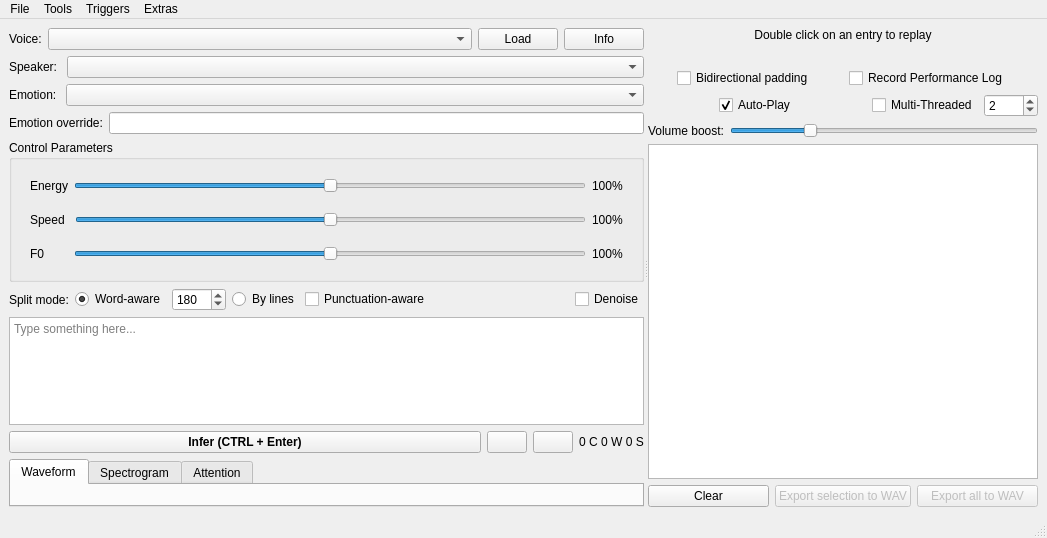
<?xml version="1.0" encoding="UTF-8"?>
<ui version="4.0">
 <class>MainWindow</class>
 <widget class="QMainWindow" name="MainWindow">
  <property name="geometry">
   <rect>
    <x>0</x>
    <y>0</y>
    <width>1047</width>
    <height>538</height>
   </rect>
  </property>
  <property name="windowTitle">
   <string>MainWindow</string>
  </property>
  <widget class="QWidget" name="centralwidget">
   <layout class="QVBoxLayout" name="verticalLayout_4">
    <item>
     <widget class="QSplitter" name="splitter">
      <property name="orientation">
       <enum>Qt::Horizontal</enum>
      </property>
      <widget class="QWidget" name="layoutWidget">
       <layout class="QVBoxLayout" name="verticalLayout" stretch="0,0">
        <item>
         <layout class="QVBoxLayout" name="verticalLayout_7">
          <item>
           <layout class="QHBoxLayout" name="horizontalLayout_2">
            <item>
             <widget class="QLabel" name="label_3">
              <property name="sizePolicy">
               <sizepolicy hsizetype="Maximum" vsizetype="Preferred">
                <horstretch>0</horstretch>
                <verstretch>0</verstretch>
               </sizepolicy>
              </property>
              <property name="text">
               <string>Voice:</string>
              </property>
             </widget>
            </item>
            <item>
             <widget class="QComboBox" name="cbModels"/>
            </item>
            <item>
             <widget class="QPushButton" name="btnLoad">
              <property name="sizePolicy">
               <sizepolicy hsizetype="Maximum" vsizetype="Fixed">
                <horstretch>0</horstretch>
                <verstretch>0</verstretch>
               </sizepolicy>
              </property>
              <property name="text">
               <string>Load</string>
              </property>
             </widget>
            </item>
            <item>
             <widget class="QPushButton" name="btnLoadInfo">
              <property name="sizePolicy">
               <sizepolicy hsizetype="Maximum" vsizetype="Fixed">
                <horstretch>0</horstretch>
                <verstretch>0</verstretch>
               </sizepolicy>
              </property>
              <property name="toolTip">
               <string>See the information of this model, including description and characteristics</string>
              </property>
              <property name="text">
               <string>Info</string>
              </property>
             </widget>
            </item>
           </layout>
          </item>
          <item>
           <layout class="QHBoxLayout" name="horizontalLayout_9">
            <item>
             <widget class="QLabel" name="lblSpeaker">
              <property name="sizePolicy">
               <sizepolicy hsizetype="Maximum" vsizetype="Preferred">
                <horstretch>0</horstretch>
                <verstretch>0</verstretch>
               </sizepolicy>
              </property>
              <property name="text">
               <string>Speaker: </string>
              </property>
             </widget>
            </item>
            <item>
             <widget class="QComboBox" name="cbSpeaker"/>
            </item>
           </layout>
          </item>
          <item>
           <layout class="QHBoxLayout" name="horizontalLayout_10">
            <item>
             <widget class="QLabel" name="lblEmotions">
              <property name="sizePolicy">
               <sizepolicy hsizetype="Maximum" vsizetype="Preferred">
                <horstretch>0</horstretch>
                <verstretch>0</verstretch>
               </sizepolicy>
              </property>
              <property name="text">
               <string>Emotion: </string>
              </property>
             </widget>
            </item>
            <item>
             <widget class="QComboBox" name="cbEmotions">
              <property name="editable">
               <bool>false</bool>
              </property>
             </widget>
            </item>
           </layout>
          </item>
          <item>
           <layout class="QHBoxLayout" name="horizontalLayout">
            <item>
             <widget class="QLabel" name="lblEmotionOvr">
              <property name="text">
               <string>Emotion override:</string>
              </property>
             </widget>
            </item>
            <item>
             <widget class="QLineEdit" name="edtEmotionOvr"/>
            </item>
           </layout>
          </item>
          <item>
           <widget class="QGroupBox" name="grpFs2Params">
            <property name="sizePolicy">
             <sizepolicy hsizetype="Preferred" vsizetype="Minimum">
              <horstretch>0</horstretch>
              <verstretch>4</verstretch>
             </sizepolicy>
            </property>
            <property name="title">
             <string>Control Parameters</string>
            </property>
            <layout class="QVBoxLayout" name="verticalLayout_5">
             <property name="spacing">
              <number>1</number>
             </property>
             <property name="sizeConstraint">
              <enum>QLayout::SetMinimumSize</enum>
             </property>
             <item>
              <widget class="QWidget" name="SubEnergy_2" native="true">
               <property name="sizePolicy">
                <sizepolicy hsizetype="Preferred" vsizetype="Minimum">
                 <horstretch>0</horstretch>
                 <verstretch>0</verstretch>
                </sizepolicy>
               </property>
               <layout class="QHBoxLayout" name="SubEnergy">
                <item>
                 <widget class="QLabel" name="label">
                  <property name="text">
                   <string>Energy</string>
                  </property>
                 </widget>
                </item>
                <item>
                 <widget class="QSlider" name="sliEnergy">
                  <property name="maximum">
                   <number>200</number>
                  </property>
                  <property name="value">
                   <number>100</number>
                  </property>
                  <property name="orientation">
                   <enum>Qt::Horizontal</enum>
                  </property>
                 </widget>
                </item>
                <item>
                 <widget class="QLabel" name="lblEnergyShow">
                  <property name="text">
                   <string>100%</string>
                  </property>
                 </widget>
                </item>
               </layout>
              </widget>
             </item>
             <item>
              <widget class="QWidget" name="widget" native="true">
               <property name="sizePolicy">
                <sizepolicy hsizetype="Preferred" vsizetype="Minimum">
                 <horstretch>0</horstretch>
                 <verstretch>0</verstretch>
                </sizepolicy>
               </property>
               <layout class="QHBoxLayout" name="horizontalLayout_4">
                <item>
                 <widget class="QLabel" name="label_2">
                  <property name="text">
                   <string>Speed </string>
                  </property>
                 </widget>
                </item>
                <item>
                 <widget class="QSlider" name="sliSpeed">
                  <property name="maximum">
                   <number>200</number>
                  </property>
                  <property name="value">
                   <number>100</number>
                  </property>
                  <property name="orientation">
                   <enum>Qt::Horizontal</enum>
                  </property>
                 </widget>
                </item>
                <item>
                 <widget class="QLabel" name="lblSpeedShow">
                  <property name="text">
                   <string>100%</string>
                  </property>
                 </widget>
                </item>
               </layout>
              </widget>
             </item>
             <item>
              <widget class="QWidget" name="SubF0_2" native="true">
               <property name="sizePolicy">
                <sizepolicy hsizetype="Preferred" vsizetype="Minimum">
                 <horstretch>0</horstretch>
                 <verstretch>0</verstretch>
                </sizepolicy>
               </property>
               <layout class="QHBoxLayout" name="SubF0">
                <item>
                 <widget class="QLabel" name="label_6">
                  <property name="sizePolicy">
                   <sizepolicy hsizetype="Maximum" vsizetype="Preferred">
                    <horstretch>0</horstretch>
                    <verstretch>0</verstretch>
                   </sizepolicy>
                  </property>
                  <property name="text">
                   <string>F0       </string>
                  </property>
                 </widget>
                </item>
                <item>
                 <widget class="QSlider" name="sliF0">
                  <property name="maximum">
                   <number>200</number>
                  </property>
                  <property name="value">
                   <number>100</number>
                  </property>
                  <property name="orientation">
                   <enum>Qt::Horizontal</enum>
                  </property>
                 </widget>
                </item>
                <item>
                 <widget class="QLabel" name="lblF0Show">
                  <property name="text">
                   <string>100%</string>
                  </property>
                 </widget>
                </item>
               </layout>
              </widget>
             </item>
            </layout>
           </widget>
          </item>
          <item>
           <layout class="QHBoxLayout" name="horizontalLayout_5">
            <item>
             <widget class="QLabel" name="label_5">
              <property name="sizePolicy">
               <sizepolicy hsizetype="Maximum" vsizetype="Preferred">
                <horstretch>0</horstretch>
                <verstretch>0</verstretch>
               </sizepolicy>
              </property>
              <property name="text">
               <string>Split mode:</string>
              </property>
             </widget>
            </item>
            <item>
             <widget class="QRadioButton" name="rbSplitWord">
              <property name="sizePolicy">
               <sizepolicy hsizetype="Maximum" vsizetype="Fixed">
                <horstretch>0</horstretch>
                <verstretch>0</verstretch>
               </sizepolicy>
              </property>
              <property name="toolTip">
               <string>Word-aware splitting auto-splits by character limit taking into account words</string>
              </property>
              <property name="text">
               <string>Word-aware</string>
              </property>
              <property name="checked">
               <bool>true</bool>
              </property>
             </widget>
            </item>
            <item>
             <widget class="QSpinBox" name="spbSeqLen">
              <property name="sizePolicy">
               <sizepolicy hsizetype="Maximum" vsizetype="Fixed">
                <horstretch>0</horstretch>
                <verstretch>0</verstretch>
               </sizepolicy>
              </property>
              <property name="toolTip">
               <string>Max length (in characters) of every split</string>
              </property>
              <property name="minimum">
               <number>20</number>
              </property>
              <property name="maximum">
               <number>5000</number>
              </property>
              <property name="singleStep">
               <number>10</number>
              </property>
              <property name="value">
               <number>180</number>
              </property>
             </widget>
            </item>
            <item>
             <widget class="QRadioButton" name="rbSplitNewlines">
              <property name="sizePolicy">
               <sizepolicy hsizetype="Maximum" vsizetype="Fixed">
                <horstretch>0</horstretch>
                <verstretch>0</verstretch>
               </sizepolicy>
              </property>
              <property name="toolTip">
               <string>Splits by lines</string>
              </property>
              <property name="text">
               <string>By lines</string>
              </property>
              <property name="checked">
               <bool>false</bool>
              </property>
             </widget>
            </item>
            <item>
             <widget class="QCheckBox" name="chkPonctAware">
              <property name="toolTip">
               <string>Takes into account punctuation when splitting, ending the split early when encountering a period</string>
              </property>
              <property name="text">
               <string>Punctuation-aware</string>
              </property>
             </widget>
            </item>
            <item>
             <spacer name="horizontalSpacer">
              <property name="orientation">
               <enum>Qt::Horizontal</enum>
              </property>
              <property name="sizeHint" stdset="0">
               <size>
                <width>40</width>
                <height>20</height>
               </size>
              </property>
             </spacer>
            </item>
            <item>
             <widget class="QCheckBox" name="chkDenoise">
              <property name="toolTip">
               <string>Denoise the output audio with a smart recurrent neural network (RNN)-based denoiser. Effective against background noise</string>
              </property>
              <property name="text">
               <string>Denoise</string>
              </property>
             </widget>
            </item>
           </layout>
          </item>
          <item>
           <widget class="QTextEdit" name="edtInput">
            <property name="sizePolicy">
             <sizepolicy hsizetype="Expanding" vsizetype="Expanding">
              <horstretch>4</horstretch>
              <verstretch>14</verstretch>
             </sizepolicy>
            </property>
            <property name="acceptRichText">
             <bool>false</bool>
            </property>
            <property name="placeholderText">
             <string>Type something here...</string>
            </property>
           </widget>
          </item>
          <item>
           <layout class="QHBoxLayout" name="horizontalLayout_14">
            <item>
             <widget class="QPushButton" name="btnInfer">
              <property name="sizePolicy">
               <sizepolicy hsizetype="Minimum" vsizetype="Fixed">
                <horstretch>2</horstretch>
                <verstretch>0</verstretch>
               </sizepolicy>
              </property>
              <property name="font">
               <font>
                <weight>75</weight>
                <bold>true</bold>
               </font>
              </property>
              <property name="text">
               <string>Infer (CTRL + Enter)</string>
              </property>
              <property name="iconSize">
               <size>
                <width>32</width>
                <height>32</height>
               </size>
              </property>
             </widget>
            </item>
            <item>
             <widget class="QPushButton" name="btnClearTxt">
              <property name="toolTip">
               <string>Clear current text</string>
              </property>
              <property name="text">
               <string/>
              </property>
              <property name="icon">
               <iconset resource="stdres.qrc">
                <normaloff>:/res/clear64.png</normaloff>:/res/clear64.png</iconset>
              </property>
              <property name="iconSize">
               <size>
                <width>16</width>
                <height>16</height>
               </size>
              </property>
             </widget>
            </item>
            <item>
             <widget class="QPushButton" name="btnRandom">
              <property name="toolTip">
               <string>Random text</string>
              </property>
              <property name="text">
               <string/>
              </property>
              <property name="icon">
               <iconset resource="stdres.qrc">
                <normaloff>:/res/random64.png</normaloff>:/res/random64.png</iconset>
              </property>
             </widget>
            </item>
            <item>
             <widget class="QLabel" name="lblCharCount">
              <property name="text">
               <string>0 C 0 W 0 S</string>
              </property>
              <property name="alignment">
               <set>Qt::AlignCenter</set>
              </property>
             </widget>
            </item>
           </layout>
          </item>
          <item>
           <layout class="QHBoxLayout" name="horizontalLayout_11"/>
          </item>
         </layout>
        </item>
        <item>
         <layout class="QVBoxLayout" name="verticalLayout_8" stretch="0">
          <item>
           <widget class="QTabWidget" name="tabMetrics">
            <property name="sizePolicy">
             <sizepolicy hsizetype="Expanding" vsizetype="Preferred">
              <horstretch>0</horstretch>
              <verstretch>4</verstretch>
             </sizepolicy>
            </property>
            <property name="currentIndex">
             <number>0</number>
            </property>
            <widget class="QWidget" name="tbWaveform">
             <attribute name="title">
              <string>Waveform</string>
             </attribute>
             <layout class="QVBoxLayout" name="verticalLayout_9">
              <item>
               <widget class="Track" name="widAudioPlot" native="true"/>
              </item>
             </layout>
            </widget>
            <widget class="QWidget" name="tbMel">
             <attribute name="title">
              <string>Spectrogram</string>
             </attribute>
             <layout class="QVBoxLayout" name="verticalLayout_3">
              <item>
               <widget class="Spectrogram" name="widSpec" native="true"/>
              </item>
             </layout>
            </widget>
            <widget class="QWidget" name="tbAttention">
             <attribute name="title">
              <string>Attention</string>
             </attribute>
             <layout class="QVBoxLayout" name="verticalLayout_10">
              <item>
               <widget class="Attention" name="widAttention" native="true"/>
              </item>
             </layout>
            </widget>
           </widget>
          </item>
         </layout>
        </item>
       </layout>
      </widget>
      <widget class="QWidget" name="verticalLayoutWidget">
       <layout class="QVBoxLayout" name="verticalLayout_2">
        <item>
         <layout class="QHBoxLayout" name="horizontalLayout_12">
          <item>
           <widget class="QLabel" name="label_4">
            <property name="text">
             <string>Double click on an entry to replay</string>
            </property>
            <property name="alignment">
             <set>Qt::AlignCenter</set>
            </property>
           </widget>
          </item>
         </layout>
        </item>
        <item>
         <widget class="QLabel" name="lblModelNote">
          <property name="font">
           <font>
            <italic>true</italic>
           </font>
          </property>
          <property name="text">
           <string/>
          </property>
          <property name="alignment">
           <set>Qt::AlignCenter</set>
          </property>
         </widget>
        </item>
        <item>
         <layout class="QHBoxLayout" name="horizontalLayout_7">
          <item>
           <widget class="QCheckBox" name="chkBiPad">
            <property name="sizePolicy">
             <sizepolicy hsizetype="Maximum" vsizetype="Fixed">
              <horstretch>0</horstretch>
              <verstretch>0</verstretch>
             </sizepolicy>
            </property>
            <property name="toolTip">
             <string>Adds starting silence token as well as ending</string>
            </property>
            <property name="text">
             <string>Bidirectional padding</string>
            </property>
           </widget>
          </item>
          <item>
           <widget class="QCheckBox" name="chkRecPerfLog">
            <property name="sizePolicy">
             <sizepolicy hsizetype="Maximum" vsizetype="Fixed">
              <horstretch>0</horstretch>
              <verstretch>0</verstretch>
             </sizepolicy>
            </property>
            <property name="toolTip">
             <string>Records performance log with every inference which you can access in the File menu</string>
            </property>
            <property name="text">
             <string>Record Performance Log</string>
            </property>
           </widget>
          </item>
         </layout>
        </item>
        <item>
         <layout class="QHBoxLayout" name="horizontalLayout_13">
          <item>
           <spacer name="horizontalSpacer_3">
            <property name="orientation">
             <enum>Qt::Horizontal</enum>
            </property>
            <property name="sizeHint" stdset="0">
             <size>
              <width>40</width>
              <height>20</height>
             </size>
            </property>
           </spacer>
          </item>
          <item>
           <widget class="QCheckBox" name="chkAutoPlay">
            <property name="sizePolicy">
             <sizepolicy hsizetype="Maximum" vsizetype="Fixed">
              <horstretch>0</horstretch>
              <verstretch>0</verstretch>
             </sizepolicy>
            </property>
            <property name="toolTip">
             <string>Whether to auto-play utterances as their inference is completed. Not possible with multi-threaded generation</string>
            </property>
            <property name="text">
             <string>Auto-Play</string>
            </property>
            <property name="checked">
             <bool>true</bool>
            </property>
           </widget>
          </item>
          <item>
           <spacer name="horizontalSpacer_2">
            <property name="orientation">
             <enum>Qt::Horizontal</enum>
            </property>
            <property name="sizeHint" stdset="0">
             <size>
              <width>40</width>
              <height>20</height>
             </size>
            </property>
           </spacer>
          </item>
          <item>
           <widget class="QCheckBox" name="chkMultiThreaded">
            <property name="sizePolicy">
             <sizepolicy hsizetype="Maximum" vsizetype="Fixed">
              <horstretch>0</horstretch>
              <verstretch>0</verstretch>
             </sizepolicy>
            </property>
            <property name="toolTip">
             <string>Whether to process multiple utterances at the same time in threads. Auto-play is not supported with multi-threaded generation</string>
            </property>
            <property name="text">
             <string>Multi-Threaded</string>
            </property>
           </widget>
          </item>
          <item>
           <widget class="QSpinBox" name="spbThreads">
            <property name="sizePolicy">
             <sizepolicy hsizetype="Maximum" vsizetype="Fixed">
              <horstretch>0</horstretch>
              <verstretch>0</verstretch>
             </sizepolicy>
            </property>
            <property name="toolTip">
             <string>Number of threads. Recommended to set it to the number of threads that your CPU has, which is the default value.</string>
            </property>
            <property name="minimum">
             <number>1</number>
            </property>
            <property name="maximum">
             <number>1024</number>
            </property>
            <property name="value">
             <number>2</number>
            </property>
           </widget>
          </item>
         </layout>
        </item>
        <item>
         <layout class="QHBoxLayout" name="horizontalLayout_8">
          <item>
           <widget class="QLabel" name="label_7">
            <property name="text">
             <string>Volume boost:</string>
            </property>
           </widget>
          </item>
          <item>
           <widget class="QSlider" name="sliVolBoost">
            <property name="sizePolicy">
             <sizepolicy hsizetype="Expanding" vsizetype="Fixed">
              <horstretch>0</horstretch>
              <verstretch>0</verstretch>
             </sizepolicy>
            </property>
            <property name="toolTip">
             <string>Amplify volume of inference output</string>
            </property>
            <property name="maximum">
             <number>4000</number>
            </property>
            <property name="value">
             <number>1000</number>
            </property>
            <property name="orientation">
             <enum>Qt::Horizontal</enum>
            </property>
           </widget>
          </item>
         </layout>
        </item>
        <item>
         <widget class="QListWidget" name="lstUtts">
          <property name="sizePolicy">
           <sizepolicy hsizetype="Minimum" vsizetype="Expanding">
            <horstretch>0</horstretch>
            <verstretch>0</verstretch>
           </sizepolicy>
          </property>
          <property name="contextMenuPolicy">
           <enum>Qt::ActionsContextMenu</enum>
          </property>
          <property name="editTriggers">
           <set>QAbstractItemView::NoEditTriggers</set>
          </property>
         </widget>
        </item>
        <item>
         <layout class="QHBoxLayout" name="horizontalLayout_3">
          <item>
           <widget class="QPushButton" name="btnClear">
            <property name="toolTip">
             <string>Clear the inference queue. Note that this will result in you losing all your current results, so export them if needed.</string>
            </property>
            <property name="text">
             <string>Clear</string>
            </property>
           </widget>
          </item>
          <item>
           <widget class="QPushButton" name="btnExportSel">
            <property name="enabled">
             <bool>false</bool>
            </property>
            <property name="toolTip">
             <string>Export the selected inference result to WAV</string>
            </property>
            <property name="text">
             <string>Export selection to WAV</string>
            </property>
           </widget>
          </item>
          <item>
           <widget class="QPushButton" name="btnExReport">
            <property name="enabled">
             <bool>false</bool>
            </property>
            <property name="toolTip">
             <string>&lt;html&gt;&lt;head/&gt;&lt;body&gt;&lt;p&gt;Auto-join all lines together into one single WAV file and export. Shift + Click to export every line separately, with their order numbers appended.&lt;/p&gt;&lt;/body&gt;&lt;/html&gt;</string>
            </property>
            <property name="text">
             <string>Export all to WAV</string>
            </property>
           </widget>
          </item>
         </layout>
        </item>
       </layout>
      </widget>
     </widget>
    </item>
   </layout>
  </widget>
  <widget class="QMenuBar" name="menubar">
   <property name="geometry">
    <rect>
     <x>0</x>
     <y>0</y>
     <width>1047</width>
     <height>20</height>
    </rect>
   </property>
   <widget class="QMenu" name="menuFile">
    <property name="title">
     <string>File</string>
    </property>
    <widget class="QMenu" name="menuExport_metric">
     <property name="title">
      <string>Export metric</string>
     </property>
     <addaction name="actExSpec"/>
     <addaction name="actExAtt"/>
    </widget>
    <addaction name="actionExport_performance_report"/>
    <addaction name="menuExport_metric"/>
    <addaction name="actOpenLastExDir"/>
   </widget>
   <widget class="QMenu" name="menuTriggers">
    <property name="title">
     <string>Triggers</string>
    </property>
    <addaction name="hkInfer"/>
    <addaction name="actPhnSel"/>
    <addaction name="actStopPlaying"/>
   </widget>
   <widget class="QMenu" name="menuTools">
    <property name="title">
     <string>Tools</string>
    </property>
    <addaction name="actionOverrides"/>
    <addaction name="actionRefresh_model_listing"/>
    <addaction name="actAutoInferClipBrd"/>
    <addaction name="actShowWaveform"/>
   </widget>
   <widget class="QMenu" name="menuExtras">
    <property name="title">
     <string>Extras</string>
    </property>
    <addaction name="actDenWAV"/>
    <addaction name="actionPhonemize_filelist"/>
    <addaction name="actBatchDen"/>
   </widget>
   <addaction name="menuFile"/>
   <addaction name="menuTools"/>
   <addaction name="menuTriggers"/>
   <addaction name="menuExtras"/>
  </widget>
  <widget class="QStatusBar" name="statusbar"/>
  <action name="actionExport_performance_report">
   <property name="text">
    <string>Export performance report</string>
   </property>
  </action>
  <action name="hkInfer">
   <property name="text">
    <string>Infer</string>
   </property>
   <property name="shortcut">
    <string>Ctrl+Return</string>
   </property>
  </action>
  <action name="actionOverrides">
   <property name="icon">
    <iconset resource="stdres.qrc">
     <normaloff>:/res/phoneticdico.png</normaloff>:/res/phoneticdico.png</iconset>
   </property>
   <property name="text">
    <string>Overrides</string>
   </property>
  </action>
  <action name="actionRefresh_model_listing">
   <property name="icon">
    <iconset resource="stdres.qrc">
     <normaloff>:/res/refresh.png</normaloff>:/res/refresh.png</iconset>
   </property>
   <property name="text">
    <string>Refresh model listing</string>
   </property>
  </action>
  <action name="actAutoInferClipBrd">
   <property name="checkable">
    <bool>true</bool>
   </property>
   <property name="text">
    <string>Auto-infer clipboard</string>
   </property>
  </action>
  <action name="actDenWAV">
   <property name="text">
    <string>Denoise WAV with RNNoise</string>
   </property>
  </action>
  <action name="actShowWaveform">
   <property name="checkable">
    <bool>true</bool>
   </property>
   <property name="checked">
    <bool>true</bool>
   </property>
   <property name="text">
    <string>Show metrics</string>
   </property>
   <property name="toolTip">
    <string>Show things like waveform and alignment if using Tacotron2</string>
   </property>
   <property name="shortcut">
    <string>Ctrl+W</string>
   </property>
  </action>
  <action name="actExSpec">
   <property name="text">
    <string>Spectrogram</string>
   </property>
  </action>
  <action name="actExAtt">
   <property name="enabled">
    <bool>true</bool>
   </property>
   <property name="text">
    <string>Attention</string>
   </property>
  </action>
  <action name="actionPhonemize_filelist">
   <property name="text">
    <string>Phonemize filelist</string>
   </property>
  </action>
  <action name="actPhnSel">
   <property name="text">
    <string>Phonemize selection</string>
   </property>
   <property name="shortcut">
    <string>Ctrl+P</string>
   </property>
  </action>
  <action name="actBatchDen">
   <property name="text">
    <string>Batch Denoising </string>
   </property>
  </action>
  <action name="actStopPlaying">
   <property name="text">
    <string>Stop playing</string>
   </property>
   <property name="shortcut">
    <string>Esc</string>
   </property>
  </action>
  <action name="actOpenLastExDir">
   <property name="text">
    <string>Open last export directory</string>
   </property>
  </action>
  <action name="actCopySel">
   <property name="text">
    <string>Copy text</string>
   </property>
  </action>
  <action name="actExWAVSe">
   <property name="icon">
    <iconset resource="stdres.qrc">
     <normaloff>:/res/wav.png</normaloff>:/res/wav.png</iconset>
   </property>
   <property name="text">
    <string>Export to WAV</string>
   </property>
  </action>
 </widget>
 <customwidgets>
  <customwidget>
   <class>Track</class>
   <extends>QWidget</extends>
   <header>track.h</header>
   <container>1</container>
  </customwidget>
  <customwidget>
   <class>Attention</class>
   <extends>QWidget</extends>
   <header>attention.h</header>
   <container>1</container>
  </customwidget>
  <customwidget>
   <class>Spectrogram</class>
   <extends>QWidget</extends>
   <header>spectrogram.h</header>
   <container>1</container>
  </customwidget>
 </customwidgets>
 <resources>
  <include location="stdres.qrc"/>
 </resources>
 <connections/>
</ui>
